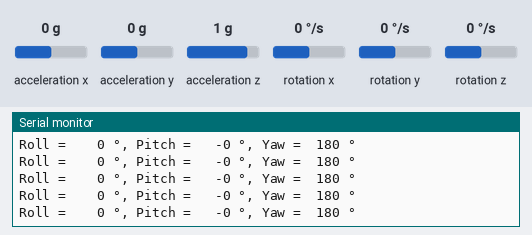
The sketch below on a simulated Arduino Uno WiFi Rev2. Shown: the last lines printed to the serial monitor. The test bench sets the inputs (shaded band); at power-on: acceleration x 0 g, acceleration y 0 g, rotation x 0 °/s, rotation y 0 °/s, acceleration z 1 g, rotation z 0 °/s.

Above: at 1.2 s.
1.3 s: acceleration x set to -1.4 g
At 1.34 s:
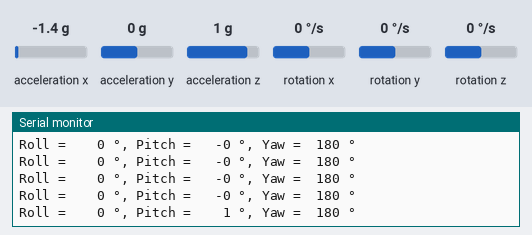
2.9 s: acceleration y set to -1.4 g
At 2.99 s:
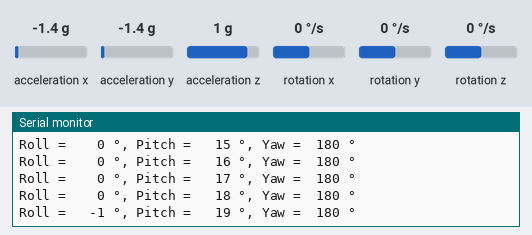
4.5 s: rotation x set to -192 °/s
At 4.53 s:
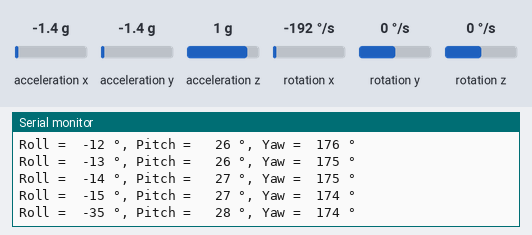
6.5 s: rotation y set to -192 °/s
At 7.0 s:
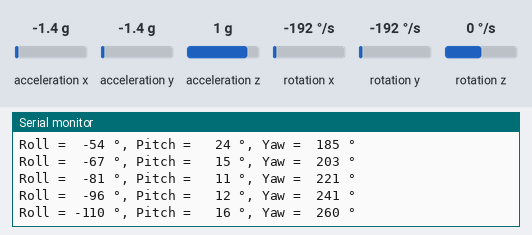
9.5 s: acceleration z set to 0 g
At 10.19 s:
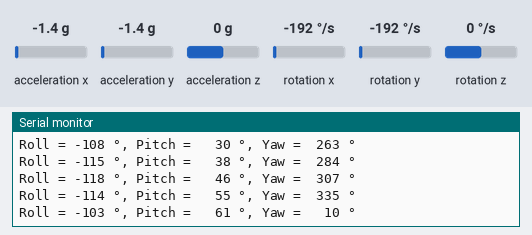
12.5 s: rotation z set to -192 °/s
At 12.77 s:
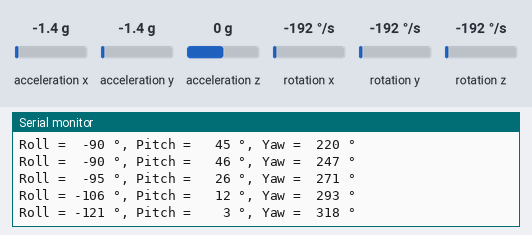
Timing chart, 0 to 15.3 s (numbered marks = the images above; inputs shaded):
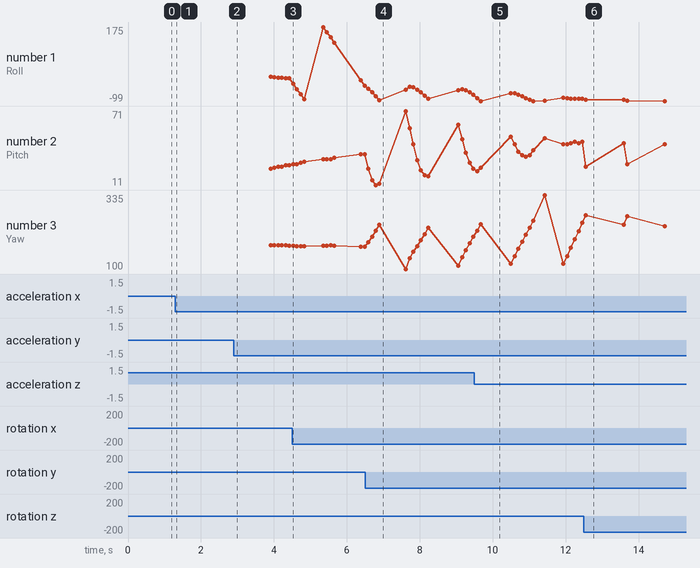

Measured:
- after the input at 1.3 s, the serial monitor: prints a new line at once (image 1)
- after the input at 2.9 s, the serial monitor: prints a new line after 0.09 s (image 2)
- after the input at 4.5 s, the serial monitor: prints a new line at once (image 3)
- after the input at 6.5 s, the serial monitor: prints a new line after 0.09 s (image 4)
- after the input at 9.5 s, the serial monitor: prints a new line after 0.07 s (image 5)
- after the input at 12.5 s, the serial monitor: prints a new line after 0.06 s (image 6)
- plotted number 1: -15 → -42 after the input at 4.5 s, -42 → -76 after the input at 6.5 s
- plotted number 3: 170 → 202 after the input at 6.5 s, 247 → 236 after the input at 12.5 s

The sketch:

LSM6DS3_RaspberryPico_Rotation.ino
```cpp
// (licence header left out)
// Includes
#include <Arduino_LSM6DS3.h>
#include <MadgwickAHRS.h>


// Defines
#define SAMPLE_RATE 10  // in Hz
#define SDAPIN  16
#define SCLPIN  17

// Constructors
Madgwick filter;  // Madgwick algorithm for roll, pitch, and yaw calculations


void setup() {
  Serial.begin(9600);  // initialize serial bus (Serial Monitor)
  while (!Serial);  // wait for serial initialization
  Serial.print("LSM6DS3 IMU initialization ");
  Wire.setSDA(SDAPIN);
  Wire.setSCL(SCLPIN);
  Wire.begin();
  if (IMU.begin()) {  // initialize IMU
    Serial.println("completed successfully.");
  } else {
    Serial.println("FAILED.");
    IMU.end();
    while (1);
  }
  Serial.println();
  filter.begin(SAMPLE_RATE);  // initialize Madgwick filter
}


void loop() {
  static unsigned long previousTime = millis();
  unsigned long currentTime = millis();
  if (currentTime - previousTime >= 1000 / SAMPLE_RATE) {
    // printValues();
    printRotationAngles();
    previousTime = millis();
  }
}


// Prints IMU values.
void printValues() {
  char buffer[8];    // string buffer for use with dtostrf() function
  float ax, ay, az;  // accelerometer values
  float gx, gy, gz;  // gyroscope values

  // Retrieve and print IMU values
  if (IMU.accelerationAvailable() && IMU.gyroscopeAvailable()
      && IMU.readAcceleration(ax, ay, az) && IMU.readGyroscope(gx, gy, gz)) {
    Serial.print("ax = ");  Serial.print(dtostrf(ax, 4, 1, buffer));  Serial.print(" g, ");
    Serial.print("ay = ");  Serial.print(dtostrf(ay, 4, 1, buffer));  Serial.print(" g, ");
    Serial.print("az = ");  Serial.print(dtostrf(az, 4, 1, buffer));  Serial.print(" g, ");
    Serial.print("gx = ");  Serial.print(dtostrf(gx, 7, 1, buffer));  Serial.print(" °/s, ");
    Serial.print("gy = ");  Serial.print(dtostrf(gy, 7, 1, buffer));  Serial.print(" °/s, ");
    Serial.print("gz = ");  Serial.print(dtostrf(gz, 7, 1, buffer));  Serial.println(" °/s");
  }
}


// Prints rotation angles (roll, pitch, and yaw) calculated using the
// Madgwick algorithm.
// Note: Yaw is relative, not absolute, based on initial starting position.
// Calculating a true yaw (heading) angle requires an additional data source,
// such as a magnometer.
void printRotationAngles() {
  char buffer[5];    // string buffer for use with dtostrf() function
  float ax, ay, az;  // accelerometer values
  float gx, gy, gz;  // gyroscope values

  if (IMU.accelerationAvailable() && IMU.gyroscopeAvailable()
      && IMU.readAcceleration(ax, ay, az) && IMU.readGyroscope(gx, gy, gz)) {
    filter.updateIMU(gx, gy, gz, ax, ay, az);  // update roll, pitch, and yaw values

    // Print rotation angles
    Serial.print("Roll = ");  Serial.print(dtostrf(filter.getRoll(), 4, 0, buffer)); Serial.print(" °, ");
    Serial.print("Pitch = ");  Serial.print(dtostrf(filter.getPitch(), 4, 0, buffer)); Serial.print(" °, ");
    Serial.print("Yaw = ");  Serial.print(dtostrf(filter.getYaw(), 4, 0, buffer)); Serial.println(" °");
  }
}
```
